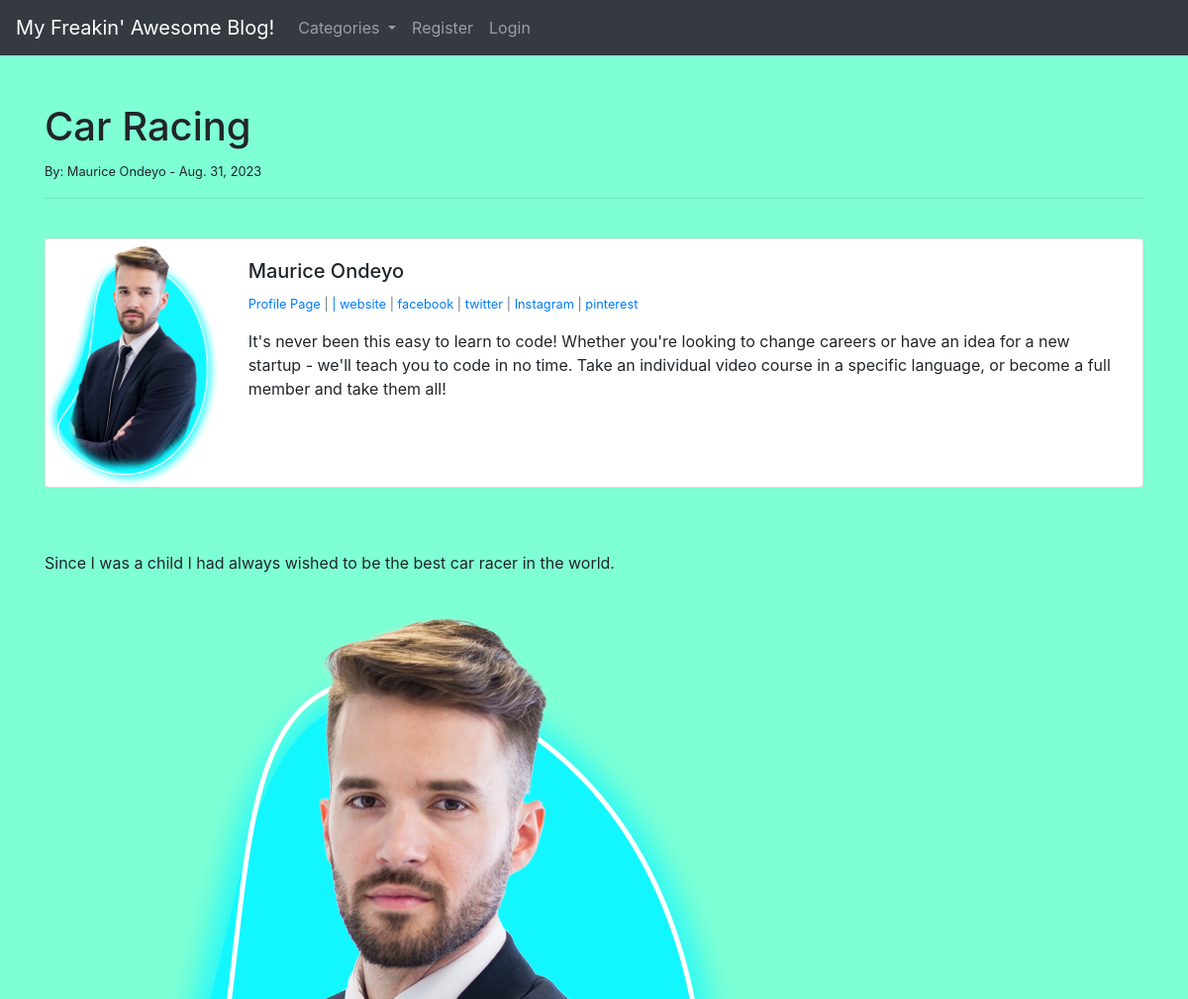
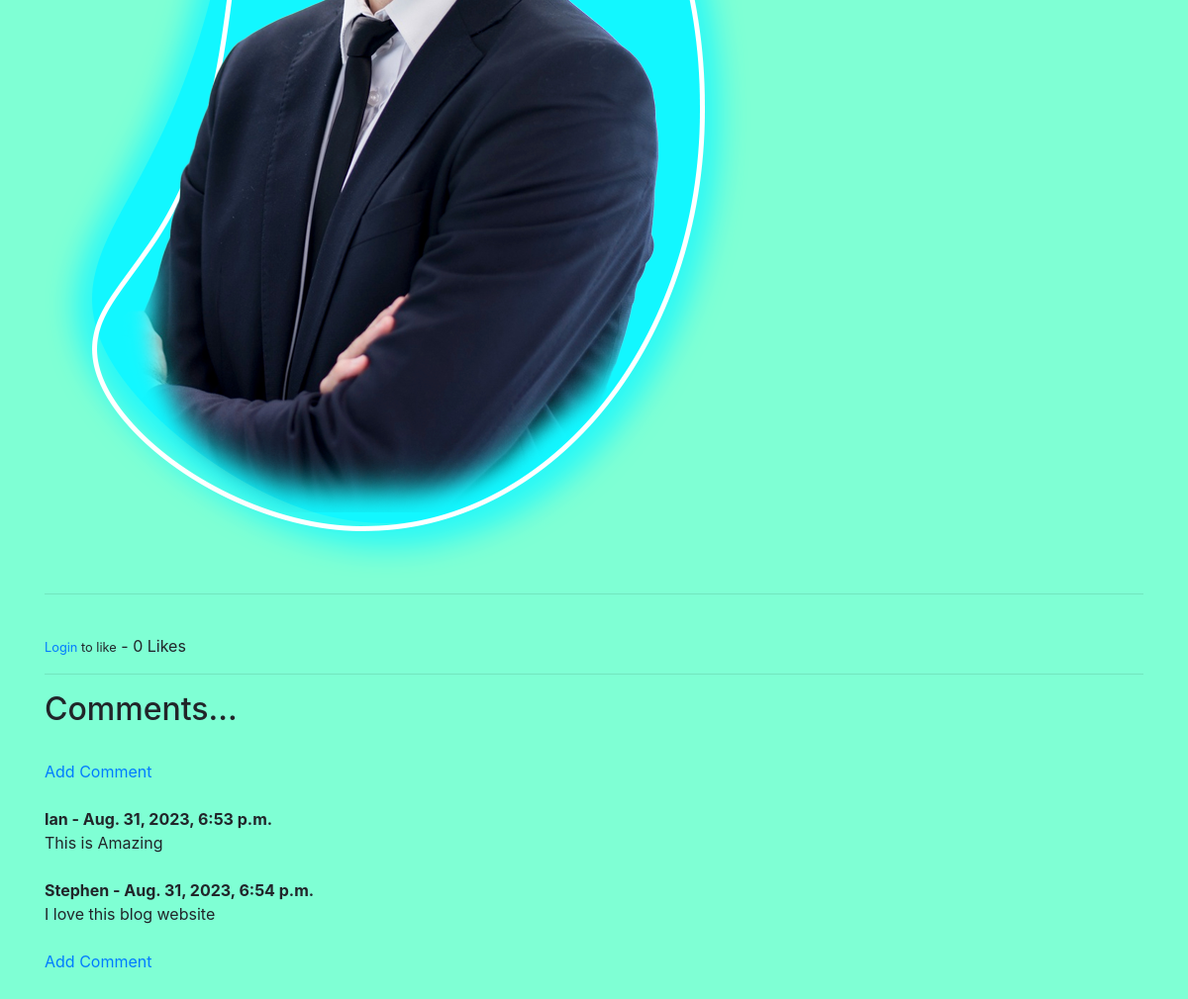
The app's page /article/1 with its own data (2 pictures, top to bottom).
### theblog/models.py (models this page shows, shortened)
class Post(models.Model):
    title = models.CharField(max_length=255)
    header_image = models.ImageField(null=True,blank=True,upload_to="images/")
    title_tag = models.CharField(max_length=255)
    author = models.ForeignKey(User, on_delete=models.CASCADE)
    body = RichTextField(blank=True,null=True   )
    post_date = models.DateField(auto_now_add=True)
    category = models.CharField(max_length=255,default = 'coding')
    snippet = models.CharField(max_length=255)
    likes = models.ManyToManyField(User,related_name='blog_posts')
    def total_likes(self):
        return self.likes.count()

class Profile(models.Model):
    user = models.OneToOneField(User,null=True,on_delete=models.CASCADE)
    bio = models.TextField(default='My Bio')
    profile_pic = models.ImageField(null=True,blank=True,upload_to="images/profile/")
    website_url = models.CharField(max_length=255,null=True,blank=True)
    facebook_url = models.CharField(max_length=255,null=True,blank=True)
    twitter_url = models.CharField(max_length=255,null=True,blank=True)
    instagram_url = models.CharField(max_length=255,null=True,blank=True)
    pinterest_url = models.CharField(max_length=255,null=True,blank=True)

class Comment(models.Model):
    post = models.ForeignKey(Post,related_name="comments",on_delete=models.CASCADE)
    name = models.CharField(max_length=255)
    body = models.TextField()
    date_added = models.DateTimeField(auto_now_add=True)

### theblog/views.py (the view)
# urls.py: path('article/<int:pk>',ArticleDetailView.as_view(),name='article-detail'),
class ArticleDetailView(DetailView):
    model = Post
    template_name = 'article_details.html'
    def get_context_data(self, *args, **kwargs):
        cat_menu = Category.objects.all()
        context  = super(ArticleDetailView,self).get_context_data(*args, **kwargs)
        stuff = get_object_or_404(Post,id=self.kwargs['pk'])
        total_likes = stuff.total_likes()
        liked = False
        if stuff.likes.filter(id=self.request.user.id).exists():
            liked = True
        context['cat_menu'] = cat_menu
        context['total_likes'] = total_likes
        context['liked'] = liked
        return context

### theblog/models.py (called while the page is built)
    def __str__(self):
        return self.name

### theblog/templates/article_details.html (shortened to what this page needs)
{% extends 'base.html' %}
{% load static %}
{% block content %}
<h1>{{post.title}}  </h1>
<small>By:
            {{post.author.first_name}}
            {{post.author.last_name}} -
            {{post.post_date}}
    </small><br/>
    <hr>
    <br/>
    <div class="card mb-3">
      <div class="row no-gutters">
        <div class="col-md-2">
  {% if post.author.profile.profile_pic %}
          <img src="{{ post.author.profile.profile_pic.url }}" width="350" height="250" class="card-img">
  {% else %}
          <img src="{% static 'theblog/images/default_pic.jpg' %}" width="350" height="250" class="card-img">
  {% endif %}
        </div>
        <div class="col-md-10">
          <div class="card-body">
            <h5 class="card-title">
              {{post.author.first_name}}
              {{post.author.last_name}}
          </h5>
            <p class="small text-muted">
              <a href="{% url 'show_profile_page' post.author.profile.id %}">Profile Page</a>
              {% if post.author.profile.website_url %}
                  |   <a href ="{{ post.author.profile.website_url }}"> | website</a>
              {% endif %}
              {% if post.author.profile.facebook_url %}
                  |   <a href ="{{ post.author.profile.facebook_url }}">facebook</a>
              {% endif %}
              {% if post.author.profile.twitter_url %}
                  |   <a href ="{{ post.author.profile.twitter_url }}">twitter</a>
              {% endif %}
              {% if post.author.profile.instagram_url %}
                  |   <a href ="{{ post.author.profile.instagram_url }}">Instagram</a>
              {% endif %}
              {% if post.author.profile.pinterest_url %}
                  |   <a href ="{{ post.author.profile.pinterest_url }}">pinterest</a>
              {% endif %}
            </p>
            <p class="card-text">{{post.author.profile.bio}}</p>
          </div>
        </div>
      </div>
    </div>
    <br/><br/>
    {{post.body|safe}}
    {% if post.header_image %}
        <img src="{{post.header_image.url}}" >
    {% endif %}
    <br/>
    <hr>
    <br/>
    <form  action="{% url 'like_post' post.pk %}" method="POST">
        {% if user.is_authenticated %}
                {% if liked %}
                        <button type="submit",name="post_id",value="{{ post.id}}",class="btn btn-danger btn-sm">Unlike</button>
                {% else %}
                        <button type="submit",name="post_id",value="{{ post.id}}",class="btn btn-primary btn-sm">Like</button>
                {% endif %}
        {% else %}
        <small><a href="{% url 'login' %}">Login</a>
          to like</small>
        {% endif %}
        - {{ total_likes }}  Likes
    </form>
<hr>
<h2>Comments...</h2>
<br/>
{% if not post.comments.all %}
    No comments yet....<a href="{% url 'add_comment' post.pk %}">Add One</a>
{% else %}
<a href="{% url 'add_comment' post.pk %}">Add Comment</a>
<br/><br/>
    {% for comment in post.comments.all %}
      <strong>
        {{ comment.name }} -
        {{ comment.date_added }}
      </strong>
      <br/>
      {{ comment.body }}
      <br><br>
    {% endfor %}
    <a href="{% url 'add_comment' post.pk %}">Add Comment</a>
{% endif %}
<br/>
<br/><br/>
{% endblock %}

### theblog/templates/base.html (shortened to what this page needs)
<!doctype html>
<html lang="en">
  <head>
    <link rel="stylesheet" href="https://cdn.jsdelivr.net/npm/bootstrap@4.4.1/dist/css/bootstrap.min.css">
  </head>
 <body style="background-color: aquamarine;">
    <nav class="navbar navbar-expand-lg navbar-dark bg-dark">
        <a class="navbar-brand" href="{% url 'home' %}">My Freakin' Awesome Blog! </a>
        <div class="collapse navbar-collapse" id="navbarSupportedContent">
          <ul class="navbar-nav mr-auto">
            {% if cat_menu  %}
            <li class="nav-item dropdown">
              <a class="nav-link dropdown-toggle" href="#" id="navbarDropdown" role="button" data-toggle="dropdown" aria-haspopup="true" aria-expanded="false">
                Categories
              </a>
            </li>
            {% else %}
                <li class="nav-item">
                  <a class="nav-link" href="{% url 'category-list' %}">Categories</a>
                </li>
            {% endif %}
           {% if user.is_authenticated %}
                  <li class="nav-item">
                    <a class="nav-link" href="{% url 'add_post' %}">Add Post</a>
                  </li>
                  <li class="nav-item">
                    <a class="nav-link" href="{% url 'add_category' %}">Add Category</a>
                  </li>
           {% else %}
                  <li class="nav-item">
                    <a class="nav-link" href="{% url 'register' %}">Register</a>
                  </li>
                  <li class="nav-item">
                    <a class="nav-link" href="{% url 'login' %}">Login</a>
                  </li>
           {% endif %}
          </ul>
        </div>
      </nav>
    <br/>
    <br/>
    <div class="container">
        {% block content %}
        {% endblock %}
    </div>
  </body>
</html>

### records on screen
Post: title "Car Racing", author.first_name "Maurice", author.last_name "Ondeyo", post_date "Aug. 31, 2023", author.profile.profile_pic (picture), author.profile.bio "It's never been this easy to learn to code! Whether you're looking to change careers or have an idea for a new startup - we'll teach you to code in no time. Take an individual video course in a specific language, or become a full member and take them all!", body "Since I was a child I had always wished to be the best car racer in the world.", header_image (picture)
Comment: name "Ian", date_added "Aug. 31, 2023, 6:53 p.m.", body "This is Amazing"
Comment: name "Stephen", date_added "Aug. 31, 2023, 6:54 p.m.", body "I love this blog website"

### other values on screen
{{ total_likes }} "0"
